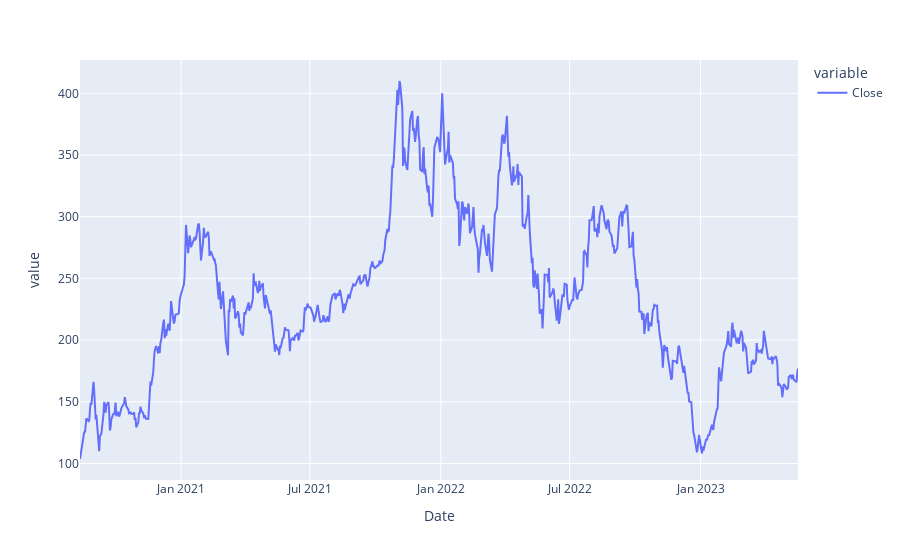

Notebook source saved alongside this figure:
### Code cell
# Definimos el total de días hacia atras
dias = 1010

# Definir el ticker de Tesla y la fecha inicial
ticker = "TSLA"

# Definimos la fecha de inicio
start_date = datetime.datetime.now() - datetime.timedelta(days=dias)

# Obtener los datos del ticker desde Yahoo Finance
tesla_data = yf.download(ticker, start=start_date)

# Seleccion de la columna a trabajar
serie = tesla_data.Close

# Grafica
px.line(serie)

### Figure 1 — Plotly figure (JSON) as saved in the notebook; plotly's stock layout.template omitted (floating-point values rounded to 4 significant figures; data arrays with more than 128 entries replaced by an {"elided": "..."} marker saying what was removed)
{"data": [{"hovertemplate": "variable=Close<br>Date=%{x}<br>value=%{y}<extra></extra>", "legendgroup": "Close", "line": {"color": "#636efa", "dash": "solid"}, "marker": {"symbol": "circle"}, "mode": "lines", "name": "Close", "orientation": "v", "showlegend": true, "type": "scatter", "x": {"elided": "697 str values"}, "xaxis": "x", "y": {"elided": "697 float values"}, "yaxis": "y"}], "layout": {"legend": {"title": {"text": "variable"}, "tracegroupgap": 0}, "margin": {"t": 60}, "xaxis": {"anchor": "y", "domain": [0, 1], "title": {"text": "Date"}}, "yaxis": {"anchor": "x", "domain": [0, 1], "title": {"text": "value"}}}}
